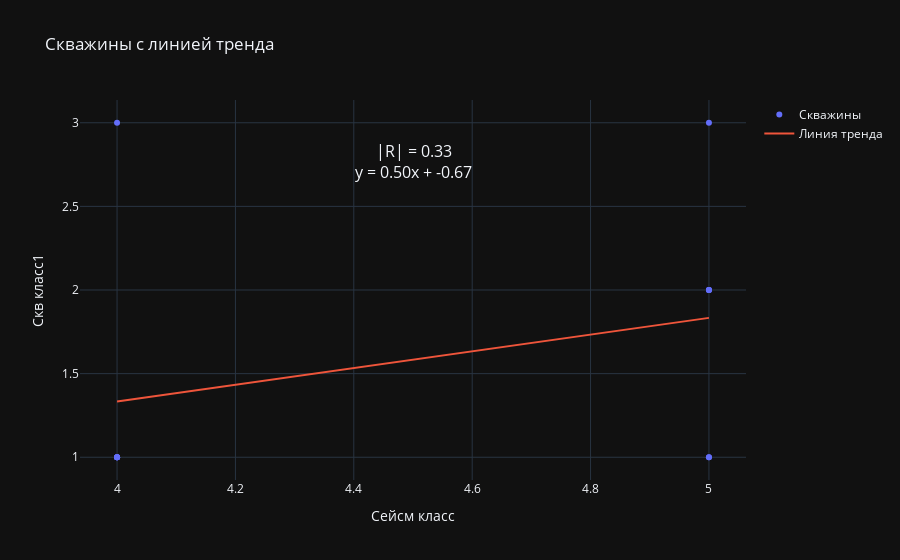

The code cell stored with this chart in its notebook:
### Code cell
plot_with_trendline(df, 'Сейсм класс', 'Скв класс1', 'Скважина')

### Figure 1 — Plotly figure (JSON) as saved in the notebook; plotly's stock layout.template omitted (floating-point values rounded to 4 significant figures)
{"data": [{"hoverinfo": "text", "mode": "markers", "name": "Скважины", "text": ["9, 2", "16, 17, 14, 15, 4", "8", "3, 7, 5", "9, 2", "16, 17, 14, 15, 4", "3, 7, 5", "3, 7, 5", "16, 17, 14, 15, 4", "16, 17, 14, 15, 4", "6", "16, 17, 14, 15, 4"], "x": [5, 4, 5, 5, 5, 4, 5, 5, 4, 4, 4, 4], "y": [1, 1, 3, 2, 1, 1, 2, 2, 1, 1, 3, 1], "type": "scatter"}, {"mode": "lines", "name": "Линия тренда", "x": [5, 4, 5, 5, 5, 4, 5, 5, 4, 4, 4, 4], "y": [1.833, 1.333, 1.833, 1.833, 1.833, 1.333, 1.833, 1.833, 1.333, 1.333, 1.333, 1.333], "type": "scatter"}], "layout": {"annotations": [{"font": {"size": 16}, "showarrow": false, "text": "|R| = 0.33<br>y = 0.50x + -0.67", "x": 0.5, "xref": "paper", "y": 0.9, "yref": "paper"}], "title": {"text": "Скважины с линией тренда"}, "xaxis": {"title": {"text": "Сейсм класс"}}, "yaxis": {"title": {"text": "Скв класс1"}}}}
